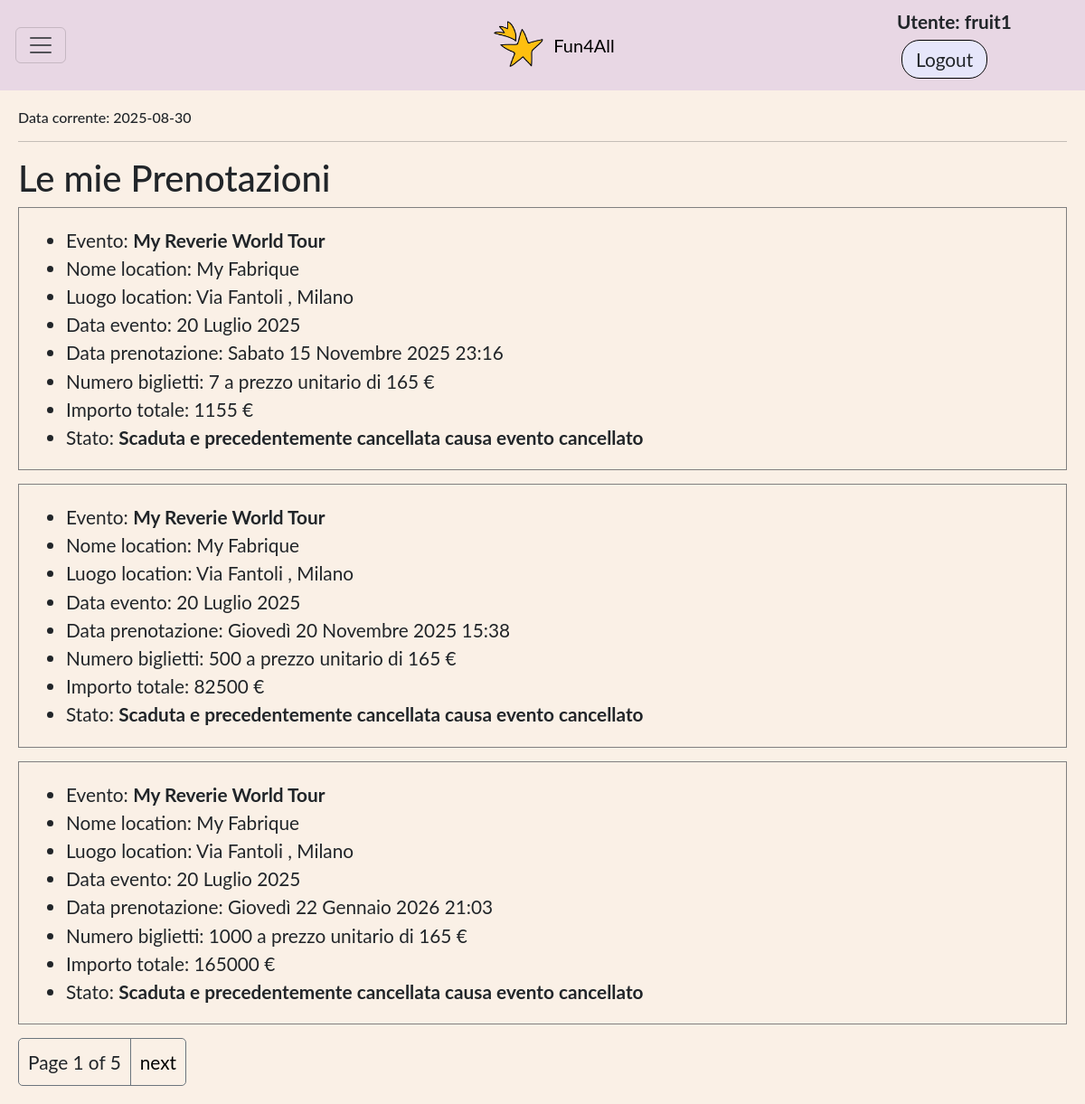
/prenotazioni/ (signed in), run on an earlier commit of the app's database.
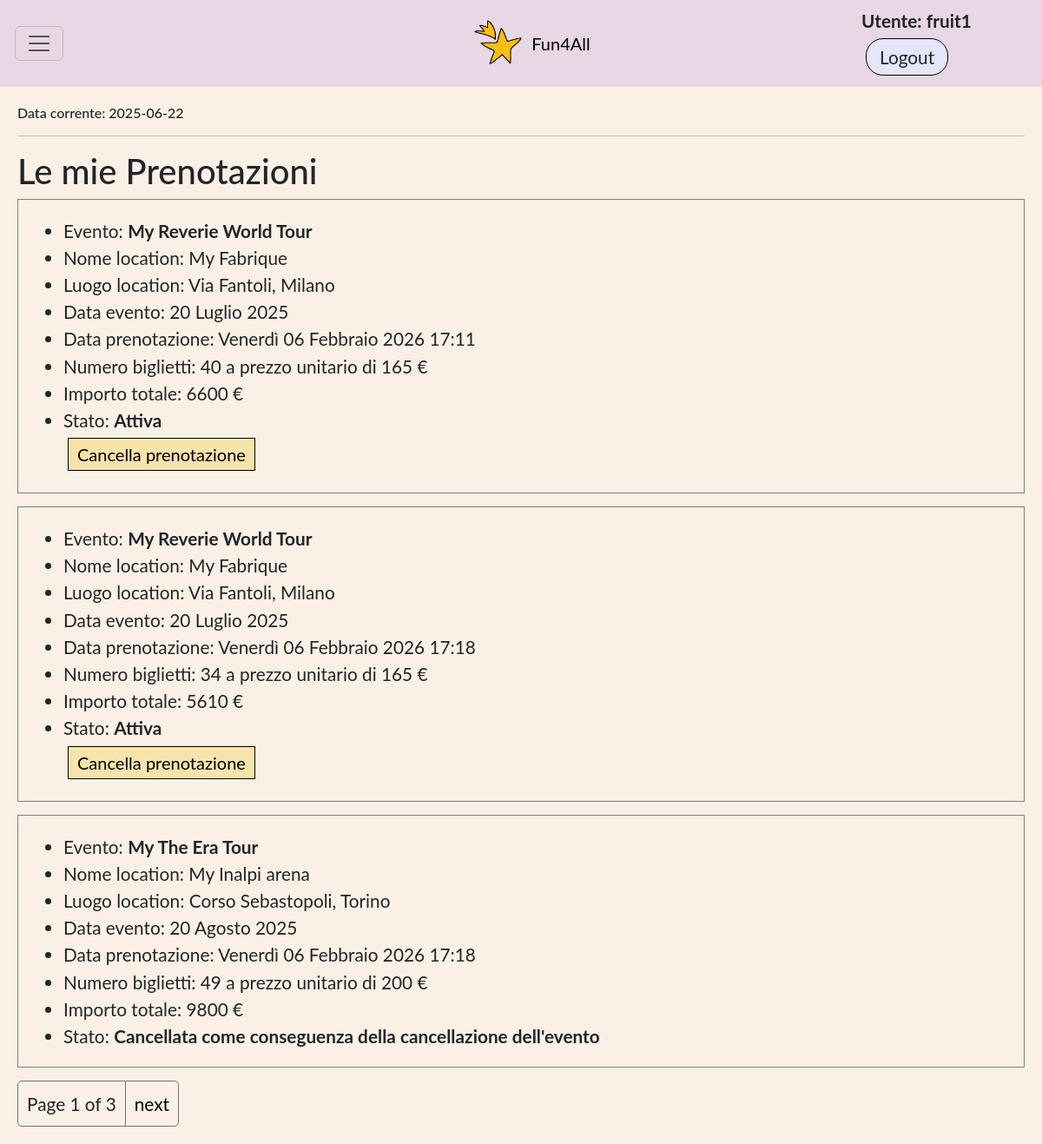
And on a later commit of the database.
### app_fun4all/models.py (models this page shows, shortened)
class DataFittizia(models.Model):
    data_fittizia = models.DateField(validators=[valida_data_2025])
    admin = models.ForeignKey(User, on_delete=models.SET_NULL, null=True, blank=True)
    def __str__(self):
        return f"Data corrente: {self.data_fittizia}"
    class Meta:
        verbose_name_plural = 'Data Fittizia'
        permissions = (('can_manage_data_fittizia', 'Can manage Data Fittizia'),)

class Prenotazione(models.Model):
    evento = models.ForeignKey(Evento, on_delete=models.SET_NULL,null=True, related_name='prenotazioni')
    fruitore = models.ForeignKey(User, on_delete=models.SET_NULL, null=True, related_name='prenotazioni')
    numero_biglietti = models.PositiveIntegerField(validators=[MinValueValidator(1)])
    data = models.DateTimeField(auto_now_add=True)
    data_corrente = models.ForeignKey(DataFittizia, on_delete=models.PROTECT,null = True, blank = True, related_name='prenotazioni')
    Stato = [
        ('A', 'Attiva'),
        ('U', 'Cancellata dal fruitore'),
        ('C', 'Cancellata come conseguenza della cancellazione dell\'evento'),
        ('B', 'Scaduta e precedentemente attiva'),
        ('S', 'In sospeso poiché l\'evento è in sospeso'),
        ('V', 'Scaduta e precedentemente cancellata da fruitore'),
        ('D', 'Scaduta e precedentemente cancellata causa evento cancellato'),
        ('J', 'Scaduta essendo in sospeso')
    ]
    stato = models.CharField(max_length=1, choices=Stato, default='A')
    class Meta:
        verbose_name_plural = 'Prenotazioni'
        permissions = (('can_manage_prenotazione', 'Can manage prenotazione'),)
    @property
    def se_5_giorni_prima(self):
        return (self.evento.data_evento - self.data_corrente.data_fittizia).days >= 5
    @property
    def importo_totale(self):
        return self.numero_biglietti * self.evento.costo

class Evento(models.Model):
    nome = models.CharField(max_length=80)
    descrizione = models.CharField(max_length=300 ,)
    location = models.ForeignKey(Location, on_delete=models.SET_NULL, null = True, related_name='eventi')
    data_evento = models.DateField(unique=True, validators=[valida_data_2025])
    organizzatore = models.ForeignKey(User, on_delete=models.SET_NULL, null=True, blank=True, related_name='eventi' )
    costo = models.PositiveIntegerField()
    data_corrente = models.ForeignKey(DataFittizia, on_delete=models.PROTECT, blank=True, null = True,related_name='eventi')
    Stato = [
        ('A', 'Attivo'),
        ('C', 'Cancellato dall\'organizzatore'),
        ('S', 'Sospeso per indisponibilità della location'),
        ('F', 'Scaduto e precedente attivo'),
        ('D', 'Scaduto e precededente cancellato'),
    ]
    stato = models.CharField(max_length=1, choices=Stato, default='A')
    class Meta:
        verbose_name_plural = 'Eventi'
        permissions = (('can_manage_evento', 'Can manage evento'),)

class Location(models.Model):
    nome = models.CharField(max_length=50)
    proprietario = models.ForeignKey(User, on_delete=models.SET_NULL, null=True, blank=True, related_name='locations' )
    luogo = models.CharField(max_length=100)
    capienza = models.PositiveIntegerField(validators=[MinValueValidator(1)])
    costo = models.PositiveIntegerField()
    data_apertura = models.DateField(validators=[valida_data_2025])
    data_chiusura = models.DateField(validators=[valida_data_2025])
    data_corrente = models.ForeignKey(DataFittizia, on_delete=models.PROTECT, null=True, blank=True, related_name='locations')
    Stato =[
        ('A', 'Attivo'),
        ('I', 'Inattivo'),
    ]
    stato = models.CharField(max_length=1, choices=Stato, default='A') #choices genera get_stato_display() che restituisce la descrizione dello stato
    class Meta:
        verbose_name_plural = 'Locations'
        permissions = (('can_manage_location', 'Can manage location'),)

### app_fun4all/views.py (the view)
# urls.py: path('prenotazioni/', views.PrenotazioneListView.as_view(), name='prenotazioni'),
class PrenotazioneListView(LoginRequiredMixin,PermissionRequiredMixin,generic.ListView): #CBV della lista delle prenotazioni con i loro dati
    login_url = '/accounts/login/'
    permission_required = 'app_fun4all.can_manage_prenotazione'
    raise_exception = True
    model = Prenotazione
    paginate_by = 3
    def get_queryset(self):
        if self.request.user.is_superuser or self.request.user.is_staff:
            all_prenotazioni = Prenotazione.objects.all()
        else:
            all_prenotazioni = Prenotazione.objects.filter(fruitore=self.request.user)
        return all_prenotazioni.order_by('evento__data_evento','evento__nome','data_corrente__data_fittizia')

### app_fun4all/views.py (called while the page is built)
def data_corrente(request): #FBV che restituisce la data fittizia
    return { 'data_corrente': DataFittizia.objects.first() }

### app_fun4all/templates/app_fun4all/prenotazione_list.html (shortened to what this page needs)
{% extends 'base_generic.html' %}
{% block content %}
<h1>Le mie Prenotazioni</h1>
  {% if prenotazione_list %}
    {% for prenotazione in prenotazione_list %}
      <div class="sezione">
        <ul>
          <li>Evento: <b>{{ prenotazione.evento.nome }} </b></li>
          <li>Nome location: {{ prenotazione.evento.location.nome }} </li>
          <li>Luogo location: {{ prenotazione.evento.location.luogo }} </li>
          <li>Data evento: {{ prenotazione.evento.data_evento}} </li>
          <li>Data prenotazione: {{ prenotazione.data }} </li>
          <li>Numero biglietti: {{ prenotazione.numero_biglietti }} a prezzo unitario di {{ prenotazione.evento.costo}} €</li>
          <li>Importo totale: {{ prenotazione.importo_totale }} € </li>
          <li>Stato: <b>{{ prenotazione.get_stato_display }}</b></li>
          {% if prenotazione.stato == 'A' or prenotazione.stato == 'S' %}
            {% if prenotazione.se_5_giorni_prima %}
              <form method="post" style="display:inline"
                    onsubmit="return confirm('Sei sicuro di voler cancellare questa prenotazione?');"
                    action="{% url 'cancella-prenotazione' prenotazione.pk %}">
                <button type="submit" name="delete" value="1" >Cancella prenotazione</button>
              </form>
            {% endif %}
          {% endif %}
        </ul>
      </div>
    {% endfor %}
  {% else %}
    <div class="sezione"><h4>Non ci sono prenotazioni.</h4></div>
  {% endif %}
{% endblock %}

### app_fun4all/templates/base_generic.html (shortened to what this page needs)
<!DOCTYPE html>
<html lang="en">
<head>
    {% load static %}
    <link rel="stylesheet" href="https://cdn.jsdelivr.net/npm/bootstrap@5.3.0/dist/css/bootstrap.min.css">
    <link rel="stylesheet" href="{% static 'css/style.css' %}">
    <link rel="stylesheet" href="{% static 'css/home_layout.css' %}">
</head>
<body>
    <div class="box">
        {% block sidebar %}
            <nav class="navbar" style="background-color:rgb(232, 215, 228)">
                <div class="container-fluid d-flex align-items-center">
                    <div class="col-2">
                        {% if user.is_authenticated %}
                            <button class="navbar-toggler"
                                    type="button"
                                    data-bs-toggle="collapse"
                                    data-bs-target="#funzionalita"
                                    aria-expanded="false"
                                    aria-controls="funzionalita"
                                    aria-label="Toggle navigation">
                                <span class="navbar-toggler-icon"></span>
                            </button>
                        {% endif %}
                    </div>
                    <div class="col-8 text-center">
                        <a class="navbar-brand" href="{% url 'home' %}" style="display:flex;align-items:center;justify-content:center;">
                        <img src="{% static 'images/favicon.png' %}" alt="Logo" width="60" height="54" class="d-inline-block align-text-top me-2">
                        Fun4All
                    </a>
                    </div>
                    <div class="col-2 text-end">
                        {% if user.is_authenticated %}
                        <div class="autent ">
                            <span style="margin-right: 15px; font-weight: bold;"> Utente: {{ user.get_username }}</span>
                            <form style="display:inline" method="post" action="{% url 'logout' %}?next={% url 'home' %}">
                                <button class="btn">Logout</button>
                            </form>
                        </div>
                         {% else %}
                        <div class="autent ">
                            <a class="btn" href="{% url 'resetlogin' request.path %}">Login</a>
                            <a class="btn" href="{% url 'signup' request.path %}">Signup</a>
                        </div>
                        {% endif %}
                    </div>
                </div>
            </nav>
        {% endblock %}
        <div class="contenuto-principale" id="main-content">
            <h6>{{ data_corrente }}</h6>
            <hr>
            {% block content %}{% endblock %}
            {% block pagination %}
                {% if is_paginated %}
                    <div class="pagination">
                        <span style="padding: 10px;">Page {{ page_obj.number }} of {{ page_obj.paginator.num_pages }}</span>
                        {% if page_obj.has_next %}
                            <a style="border-left: 1px solid #6C757D;" href="{{ request.path }}?page={{ page_obj.next_page_number }}">next</a>
                        {% endif %}
                    </div>
                {% endif %}
            {% endblock %}
        </div>
    </div>
</body>
</html>

### app_fun4all/static/css/style.css (style rules this page uses)
body { font-family: "Lato", sans-serif; font-size : 1.3em; height : 96vh; margin-top: 2vh; margin-bottom: 2vh; }
.box ul { margin-bottom: 0px; }
button { display: inline-block; border: 1px solid black; padding: 3px 10px; cursor: pointer; background-color: #f7e4aa; transition: background-color 0.3s; font-size: 20px; margin: 5px; }
.navbar-brand { display: flex; align-items: center; margin-left:40px; text-align: end; }
.autent { display: flex; align-items: center; flex-wrap: wrap; align-content: end; }
.btn { border:solid black 0.09em; border-radius: 20px; background-color: lavender; padding: 5px 15px; font-size: 1em; margin: 5px; cursor:pointer; }
.sezione { width: 100%; padding: 20px; margin-bottom: 15px; border: 0.5px solid gray; }
.pagination { display:flex; align-items: baseline; width: fit-content; border: 1px solid #6C757D; border-radius: 5px; }
.pagination a { text-decoration: none; color:black; padding: 10px; margin:0px; }

### app_fun4all/static/css/home_layout.css (style rules this page uses)
html, body { height: 100%; margin: 0; }
.box { width: 100%; min-height: 100vh; background: linen; overflow: auto; }
.contenuto-principale { padding: 20px; width: 100%; height: 95%; background-color: linen; }

What changed in the data, as far as the page shows it:
removed Prenotazione: evento.nome "My Reverie World Tour", evento.location.nome "My Fabrique", evento.location.luogo "Via Fantoli , Milano", evento.data_evento "20 Luglio 2025", data "Sabato 15 Novembre 2025 23:16", numero_biglietti "7", evento.costo "165", importo_totale "1155", stato "Scaduta e precedentemente cancellata causa evento cancellato"
removed Prenotazione: evento.nome "My Reverie World Tour", evento.location.nome "My Fabrique", evento.location.luogo "Via Fantoli , Milano", evento.data_evento "20 Luglio 2025", data "Giovedì 20 Novembre 2025 15:38", numero_biglietti "500", evento.costo "165", importo_totale "82500", stato "Scaduta e precedentemente cancellata causa evento cancellato"
removed Prenotazione: evento.nome "My Reverie World Tour", evento.location.nome "My Fabrique", evento.location.luogo "Via Fantoli , Milano", evento.data_evento "20 Luglio 2025", data "Giovedì 22 Gennaio 2026 21:03", numero_biglietti "1000", evento.costo "165", importo_totale "165000", stato "Scaduta e precedentemente cancellata causa evento cancellato"
changed DataFittizia: data_fittizia "Data corrente: 2025-08-30" → "Data corrente: 2025-06-22"
added Prenotazione: evento.nome "My Reverie World Tour", evento.location.nome "My Fabrique", evento.location.luogo "Via Fantoli, Milano", evento.data_evento "20 Luglio 2025", data "Venerdì 06 Febbraio 2026 17:11", numero_biglietti "40", evento.costo "165", importo_totale "6600", stato "Attiva", shows "Cancella prenotazione"
added Prenotazione: evento.nome "My Reverie World Tour", evento.location.nome "My Fabrique", evento.location.luogo "Via Fantoli, Milano", evento.data_evento "20 Luglio 2025", data "Venerdì 06 Febbraio 2026 17:18", numero_biglietti "34", evento.costo "165", importo_totale "5610", stato "Attiva", shows "Cancella prenotazione"
added Prenotazione: evento.nome "My The Era Tour", evento.location.nome "My Inalpi arena", evento.location.luogo "Corso Sebastopoli, Torino", evento.data_evento "20 Agosto 2025", data "Venerdì 06 Febbraio 2026 17:18", numero_biglietti "49", evento.costo "200", importo_totale "9800", stato "Cancellata come conseguenza della cancellazione dell'evento"
Also different on the page:
{{ page_obj.paginator.num_pages }}: "5" → "3"
